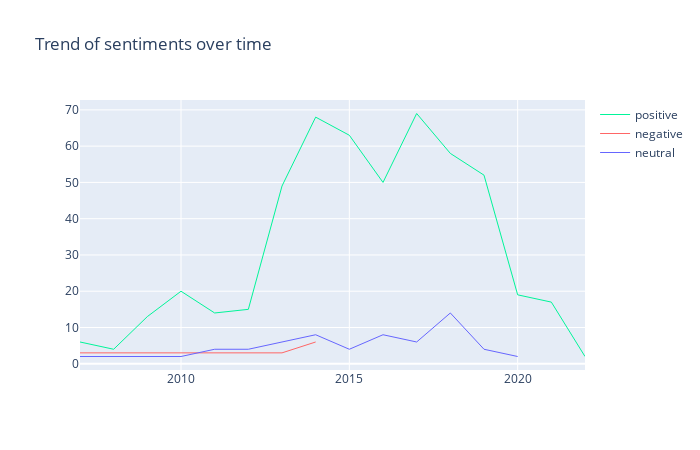

The cell this chart's notebook holds for it:
### Code cell
from plotly.subplots import make_subplots
fig = go.Figure()

fig.add_trace(go.Scatter(x=list(data_most_reviewed_store_timeseries.index), 
                         y=data_most_reviewed_store_timeseries_pos['sentiments'],
                         mode='lines',
                         name='positive',
                         line=dict(color='rgb(0,245,153)', width=1)))
fig.add_trace(go.Scatter(x=list(data_most_reviewed_store_timeseries.index), 
                         y=data_most_reviewed_store_timeseries_neg['sentiments'],
                         mode='lines',
                         name='negative',
                         line=dict(color='rgb(255, 102, 102)', width=1)))
fig.add_trace(go.Scatter(x=list(data_most_reviewed_store_timeseries.index), 
                         y=data_most_reviewed_store_timeseries_neu['sentiments'],
                         mode='lines',
                         name='neutral',
                         line=dict(color='rgb(102, 102, 255)', width=1)))
fig.update_layout(
     autosize=False,
     title='Trend of sentiments over time'
    )

### Figure 1 — Plotly figure (JSON) as saved in the notebook; plotly's stock layout.template omitted (floating-point values rounded to 4 significant figures)
{"data": [{"line": {"color": "rgb(0,245,153)", "width": 1}, "mode": "lines", "name": "positive", "type": "scatter", "x": ["2007", "2008", "2009", "2010", "2011", "2012", "2013", "2014", "2015", "2016", "2017", "2018", "2019", "2020", "2021", "2022", "2010", "2013", "2014", "2015", "2016", "2017", "2018", "2020", "2007", "2008", "2009", "2010", "2011", "2012", "2013", "2014", "2015", "2016", "2017", "2018", "2019", "2021"], "y": [6, 4, 13, 20, 14, 15, 49, 68, 63, 50, 69, 58, 52, 19, 17, 2]}, {"line": {"color": "rgb(255, 102, 102)", "width": 1}, "mode": "lines", "name": "negative", "type": "scatter", "x": ["2007", "2008", "2009", "2010", "2011", "2012", "2013", "2014", "2015", "2016", "2017", "2018", "2019", "2020", "2021", "2022", "2010", "2013", "2014", "2015", "2016", "2017", "2018", "2020", "2007", "2008", "2009", "2010", "2011", "2012", "2013", "2014", "2015", "2016", "2017", "2018", "2019", "2021"], "y": [3, 3, 3, 3, 3, 3, 3, 6]}, {"line": {"color": "rgb(102, 102, 255)", "width": 1}, "mode": "lines", "name": "neutral", "type": "scatter", "x": ["2007", "2008", "2009", "2010", "2011", "2012", "2013", "2014", "2015", "2016", "2017", "2018", "2019", "2020", "2021", "2022", "2010", "2013", "2014", "2015", "2016", "2017", "2018", "2020", "2007", "2008", "2009", "2010", "2011", "2012", "2013", "2014", "2015", "2016", "2017", "2018", "2019", "2021"], "y": [2, 2, 2, 2, 4, 4, 6, 8, 4, 8, 6, 14, 4, 2]}], "layout": {"autosize": false, "height": 450, "title": {"text": "Trend of sentiments over time"}, "width": 700, "xaxis": {"autorange": true, "range": [2007, 2022], "type": "linear"}, "yaxis": {"autorange": true, "range": [-1.722, 72.72], "type": "linear"}}}
